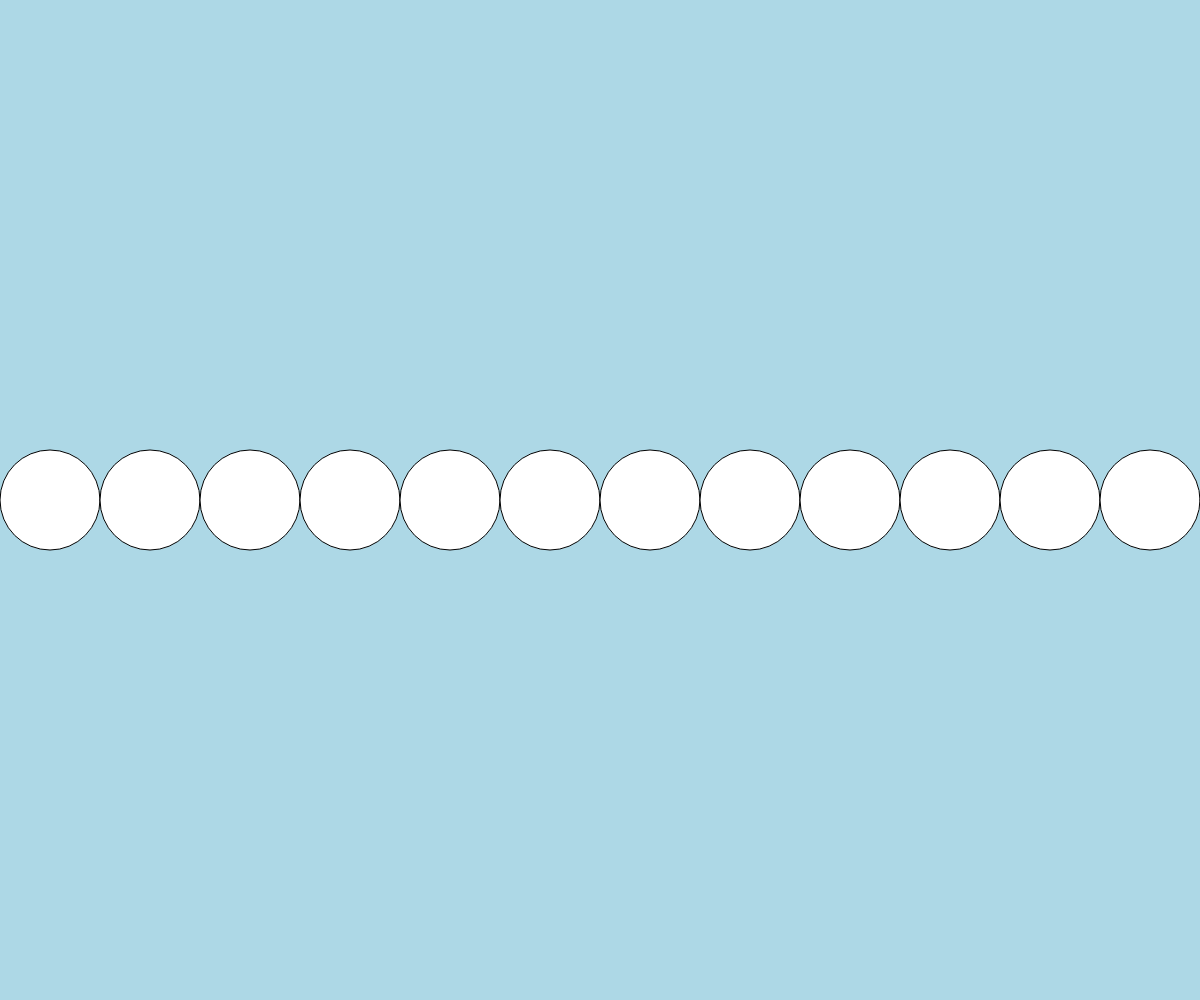
Frame 1 (no input)
Frame 60 (no input): identical to frame 1, image omitted
Frame 120 (the mouse pressed at the canvas centre since frame 60): identical to frame 1, image omitted

The p5.js sketch that drew this single still picture (run headless with seeded random() and noise() and a simulated clock; from frame 60 on, the mouse is pressed at the canvas centre):

// p5.js sketch
// ── sketch.js
function setup() {
  createCanvas(windowWidth, windowHeight);
}

function draw() {
  background(173, 216, 230); // 淺藍色背景

  // 畫一排圓形
  let diameter = 100;
  let y = height / 2; // 垂直置中

  // 使用 for 迴圈從畫布左邊畫到右邊
  for (let x = diameter / 2; x < width; x += diameter) {
    ellipse(x, y, diameter, diameter);
  }
}

function windowResized() {
  resizeCanvas(windowWidth, windowHeight);
}
